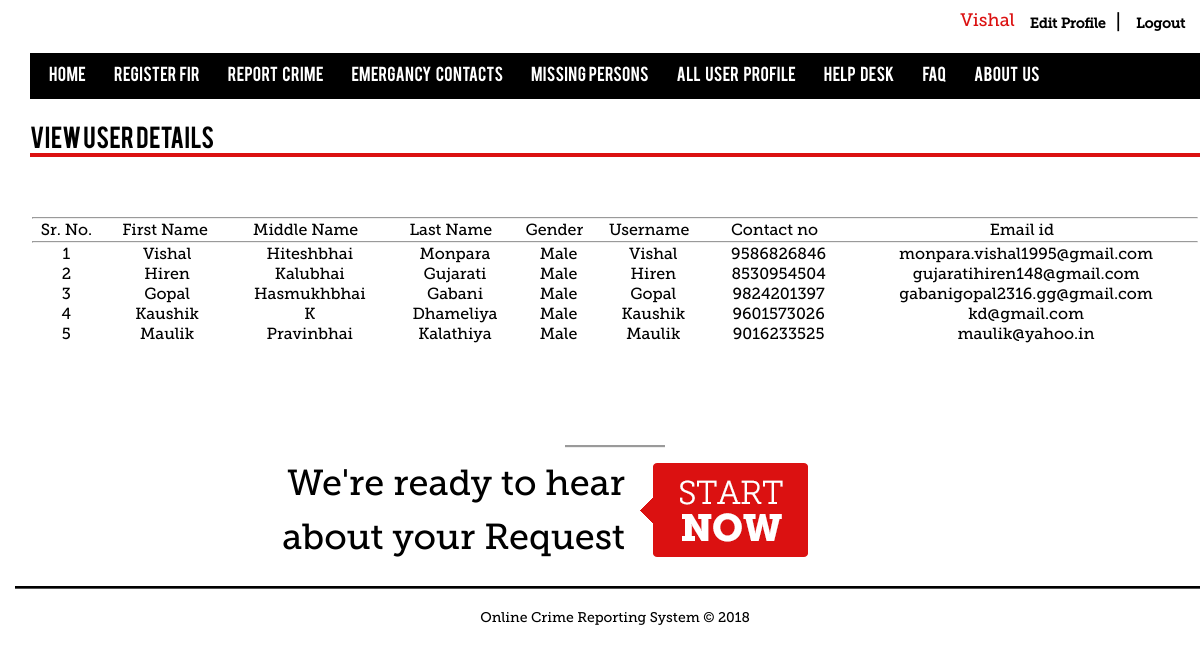
Screenshot of /View_alluserprofile.php (signed in) with the database file from the repository.
### tables this page shows
CREATE TABLE IF NOT EXISTS `mstr_profile` (
  `id` int(10) NOT NULL AUTO_INCREMENT,
  `first_name` varchar(45) NOT NULL,
  `middle_name` varchar(20) NOT NULL,
  `last_name` varchar(45) NOT NULL,
  `gender` varchar(45) NOT NULL,
  `address` varchar(255) NOT NULL,
  `contact_no` decimal(10,0) NOT NULL,
  `emailid` varchar(45) NOT NULL,
  `username` varchar(45) NOT NULL,
  `city_id` int(11) NOT NULL,
  `area_id` int(10) NOT NULL,
  `pincode` int(11) NOT NULL,
  `Dob` date NOT NULL,
  `profile_photo` varbinary(500) NOT NULL,
  PRIMARY KEY (`id`),
  KEY `FK_mstr_profile_1` (`username`)
);

CREATE TABLE IF NOT EXISTS `mstr_login` (
  `username` varchar(45) NOT NULL,
  `password` varchar(45) NOT NULL,
  `type` varchar(15) NOT NULL,
  `status` varchar(10) NOT NULL,
  `last_logindatetime` datetime NOT NULL,
  `securityquestion` varchar(45) NOT NULL,
  `answer` varchar(45) NOT NULL,
  PRIMARY KEY (`username`)
);

### View_alluserprofile.php (the view, shortened to what this page needs)
<?php
include("config.php");
$selectQuery = "select *from mstr_profile ma,mstr_login  mc where ma.username=mc.username ";
$resultSet = mysqli_query($conn,$selectQuery) or die(mysqli_error());
?>
<div class="main">
<div id="wrap">
<?php
	include("menu.php");
?>
			<link rel="stylesheet" href="css/template.css" type="text/css">
			<link rel="stylesheet" href="css/constant.css" type="text/css">
			<div id="content">
			<div style="padding:30px 15px 0 15px;">
     <h1> View User Details</h1>
      <center>
      <table width="100%" border="0" bgcolor="#FFFFFF" border="0">
	<tr>
		<td colspan="10" height="49" align="center" valign="middle" class="rowBorder">&nbsp;&nbsp;&nbsp;&nbsp;
		</td>
	</tr>
	<tr>
		<td height="5" colspan="10"></td>
	</tr>
	<tr>
	<td colspan="10"><hr /></td>
	</tr>
	<tr >
      <td width="auto" align="center" class="style4 tableHeading style2">Sr. No.</td>
      <td width="auto" align="center" class="style4 tableHeading style2">&nbsp;First Name</td>
      <td width="auto" align="center" class="style4 tableHeading style2">Middle Name </td>
	   <td width="auto" align="center" class="style4 tableHeading style2">Last Name </td>
	    <td width="auto" align="center" class="style4 tableHeading style2">Gender </td>
		  <td width="auto" align="center" class="style4 tableHeading style2">Username </td>
		   <td width="auto" align="center" class="style4 tableHeading style2">Contact no </td>
	   <td width="auto" align="center" class="style4 tableHeading style2">Email id </td>
    </tr>
	<tr>
	<td colspan="10"><hr /></td>
	</tr>
    <?php
	$i = 1;
	while($record=mysqli_fetch_array($resultSet))
	{
	?>
    <tr>
      <td align="center" ><?php echo $i++; ?></td>
      <td align="center" >&nbsp;&nbsp;<?php echo $record["first_name"];?></td>
      <td align="center" >&nbsp;&nbsp;<?php echo $record["middle_name"];?></td>
	  <td align="center" >&nbsp;&nbsp;<?php echo $record["last_name"];?></td>
	  <td align="center" >&nbsp;&nbsp;<?php echo $record["gender"];?></td>
	  <td align="center" >&nbsp;&nbsp;<?php echo $record["username"];?></td>
	  <td align="center" >&nbsp;&nbsp;<?php echo $record["contact_no"];?></td>
	  <td align="center" >&nbsp;&nbsp;<?php echo $record["emailid"];?></td>
    </tr>
    <?php
	}
	?>
  </table></center>
      <p>&nbsp;</p>
      <p>&nbsp;</p>
      <p>&nbsp;</p>
</div>
	    <?php
	   include("footer1.php");
	   ?>
</div>
</div>

### css/template.css (style rules this page uses)
body { font-family:museo_slab, Helvetica, sans-serif; font-size:14px; color:#000000; }
.main { width:1170px; position:relative; margin:0 auto }
#wrap { background-color:#ffffff; width:1200px; }
h1 { font-family:Bebas; width:auto; font-size:24px !important; font-weight:normal !important; margin:auto; color:#000000; border-bottom:4px solid #db1111; }

### css/constant.css (style rules this page uses)
* { padding:0px 0px 0px 0px; margin:0px 0px 0px 0px; }
html { height:100% }
body { text-align:center; font-size:20px; border:none!important; }
table { padding:0; border:none; }
td { vertical-align:middle; }
h1 { font-size:130% }
p { padding:0px 0px 13px 0px; font-size:14px; }
.main { text-align:left }

### footer1.php (style rules this page uses)
#wrap { background-color:#ffffff; font:Arial, Helvetica, sans-serif; }

### rows the page displays
mstr_profile: first_name "Vishal", middle_name "Hiteshbhai", last_name "Monpara", gender "Male", username.username "Vishal", contact_no "9586826846", emailid "monpara.vishal1995@gmail.com"
mstr_profile: first_name "Hiren", middle_name "Kalubhai", last_name "Gujarati", gender "Male", username.username "Hiren", contact_no "8530954504", emailid "gujaratihiren148@gmail.com"
mstr_profile: first_name "Gopal", middle_name "Hasmukhbhai", last_name "Gabani", gender "Male", username.username "Gopal", contact_no "9824201397", emailid "gabanigopal2316.gg@gmail.com"
mstr_profile: first_name "Kaushik", middle_name "K", last_name "Dhameliya", gender "Male", username.username "Kaushik", contact_no "9601573026", emailid "kd@gmail.com"
mstr_profile: first_name "Maulik", middle_name "Pravinbhai", last_name "Kalathiya", gender "Male", username.username "Maulik", contact_no "9016233525", emailid "maulik@yahoo.in"

### other values shown
$_SESSION['username'] "Vishal"
